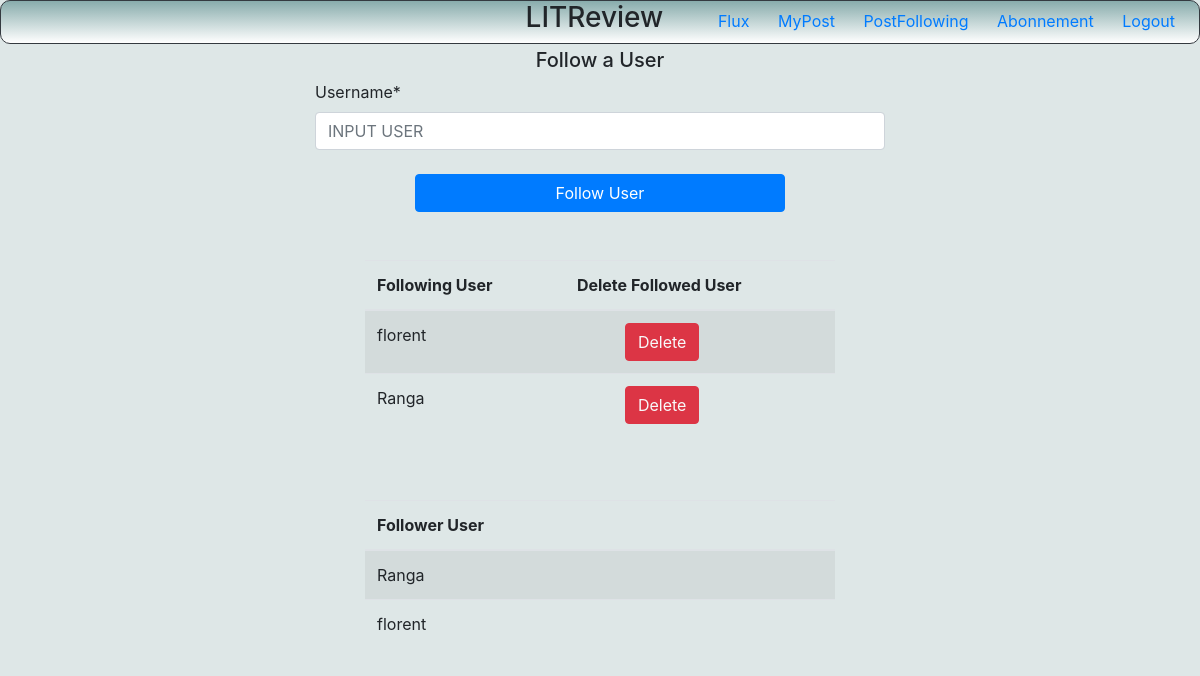
Page /abonnements/ (signed in) on the earlier database version.
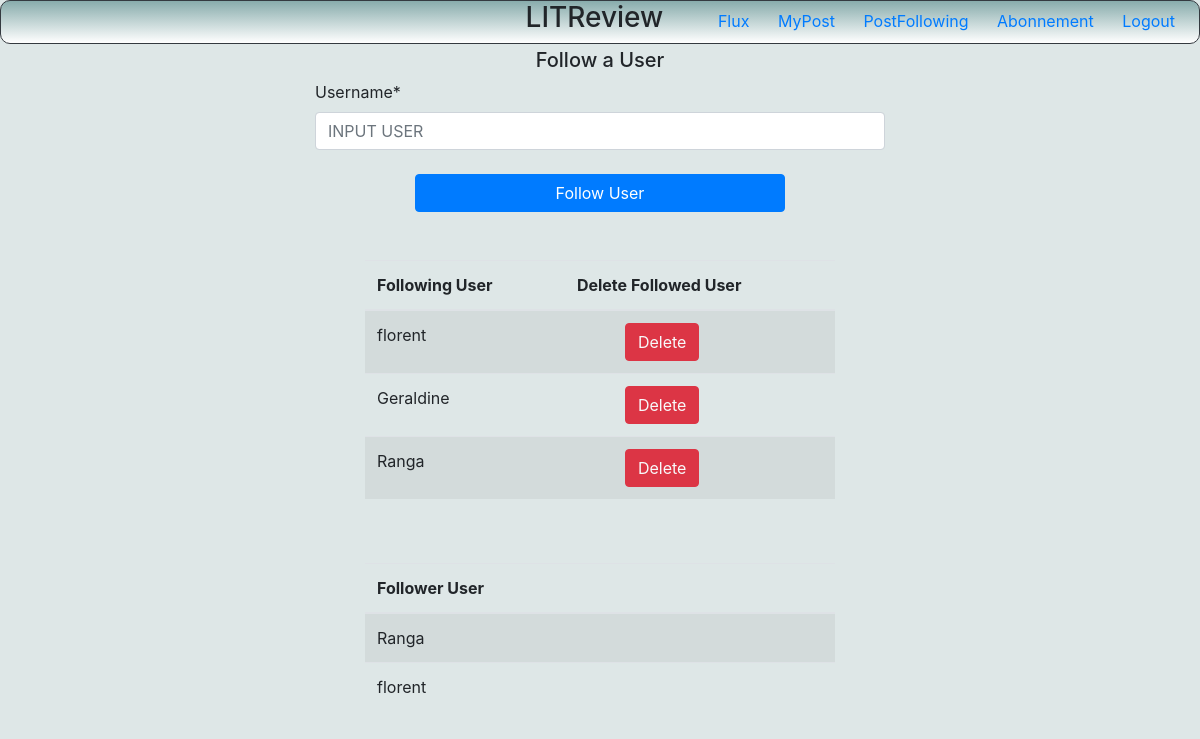
Same page on the later database version.
### litBlog/models.py (models this page shows)
class UserFollows(models.Model):
    user = models.ForeignKey(
        to=User, on_delete=models.CASCADE, related_name="following"
    )
    followed_user = models.ForeignKey(
        to=User, on_delete=models.CASCADE, related_name="followed_by"
    )
    class Meta:
        unique_together = (
            "user",
            "followed_user",
        )

### litLogin/models.py (models this page shows)
class User(AbstractUser):
    pass

### litBlog/views.py (the view, shortened to what this page needs)
# urls.py: path('abonnements/', views.follow, name='abonnements'),
@login_required(login_url="login_blog")
def follow(request):
    try:
        users = User.objects.all()
    except User.DoesNotExist:
        raise Http404("User does not exist")
    form = FollowForm()
    try:
        users_following = UserFollows.objects.filter(user=request.user)
        users_follower = UserFollows.objects.filter(followed_user=request.user)
    except UserFollows.DoesNotExist:
        raise Http404("UserFollows does not exist")
    context = {
        "form": form,
        "users_following": users_following,
        "users_follower": users_follower,
    }
    return render(request, "abonnements.html", context)

### litBlog/form.py
class FollowForm(forms.Form):
    username = forms.CharField(
        max_length=200, widget=forms.TextInput(attrs={"placeholder": "INPUT USER "})
    )

### litBlog/templates/abonnements.html (shortened to what this page needs)
{% extends "base_blog.html" %}
{% load crispy_forms_tags %}
{% block content %}
<H5 class="text-center mt-3">Follow a User</H5>
<div class="row d-flex justify-content-center">
    <div class="col-md-6">
        <form method="POST" >
            {{form|crispy}}
            <div class="row d-flex justify-content-center">
                <div class="col-md-8 mt-2">
                    <input class="btn btn-primary btn-md btn-block  " type="submit" value="Follow User"/>
                </div>
            </div>
        </form>
    </div>
</div>
<div class="row d-flex justify-content-center mt-5" >
    <div class="col-md-5">
        <table class="table table-striped">
            <thead >
                <tr>
                    <th scope="col">Following User</th>
                    <th scope="col">Delete Followed User</th>
                </tr>
            <tbody>
                {% for user_follow in users_following %}
                <tr>
                    <td>{{user_follow.followed_user}}</td>
                    <td><button class ="btn btn-danger ml-5">
                        <a class="text-light" href="{% url 'delete_follow' id_follow=user_follow.pk %}"
                           onclick="return confirm('Etes-vous sûr ?');">Delete</a></button></td></tr>
                {% endfor %}
            </tbody>
        </table>
    </div>
</div>
<div class="row d-flex justify-content-center mt-5" >
    <div class="col-md-5">
        <table class="table table-striped">
            <thead >
                <tr>
                    <th scope="col">Follower User</th>
                </tr>
            <tbody>
                {% for user_follow in users_follower %}
                <tr>
                    <td>{{user_follow.user}}</td>
                </tr>
                {% endfor %}
            </tbody>
        </table>
    </div>
</div>
{% endblock %}

Differences in the rows shown:
added UserFollows: followed_user "Geraldine", shown under "Follow a User"
